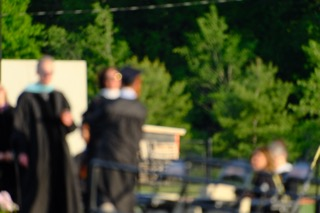
#> input picture Sample images/fail/DSCF7597 Small.jpeg, 320 x 213 px; its folder holds only this picture in this run
$ python -i features.py   (imports and definitions only)
#> lines starting #> are read from the running program, lines starting #| are printed output that depends on the picture
from __future__ import annotations

import math
from dataclasses import dataclass

from PIL import Image, ImageOps, ImageStat

FEATURE_NAMES = (
    "blur_global",
    "blur_small",
    "blur_center",
    "blur_center_wide",
    "blur_top",
    "blur_bottom",
    "grid_median",
    "grid_max",
    "grid_top_quartile",
    "grid_low_half",
    "mean_luminance",
    "luminance_stddev",
    "clipped_dark_ratio",
    "clipped_light_ratio",
    "entropy",
)
MODEL_ANALYSIS_SIZE = 512


@dataclass(frozen=True)
class QualityFeatures:
    values: tuple[float, ...]
    blur_score: float
    mean_luminance: float
    clipped_dark_ratio: float
    clipped_light_ratio: float


def extract_quality_features(
    image: Image.Image,
    analysis_size: int = MODEL_ANALYSIS_SIZE,
) -> QualityFeatures:
    gray = ImageOps.exif_transpose(image).convert("L")
    gray.thumbnail((analysis_size, analysis_size))
    width, height = gray.size

    global_blur = _laplacian_variance(gray)
    small = gray.copy()
    small.thumbnail((256, 256))
    small_blur = _laplacian_variance(small)

    center = _center_crop(gray, 0.5)
    center_wide = _center_crop(gray, 0.65)
    top = gray.crop((0, 0, width, max(1, height // 2)))
    bottom = gray.crop((0, height // 2, width, height))

    grid_scores = sorted(
        _laplacian_variance(
            gray.crop(
                (
                    column * width // 4,
                    row * height // 4,
                    (column + 1) * width // 4,
                    (row + 1) * height // 4,
                )
            )
        )
        for row in range(4)
        for column in range(4)
    )

    pixels = list(gray.get_flattened_data())
    pixel_count = len(pixels)
    mean_luminance = sum(pixels) / pixel_count
    clipped_dark_ratio = sum(value <= 10 for value in pixels) / pixel_count
    clipped_light_ratio = sum(value >= 245 for value in pixels) / pixel_count
    luminance_stddev = ImageStat.Stat(gray).stddev[0]
    entropy = gray.entropy()

    values = (
        math.log1p(global_blur),
        math.log1p(small_blur),
        math.log1p(_laplacian_variance(center)),
        math.log1p(_laplacian_variance(center_wide)),
        math.log1p(_laplacian_variance(top)),
        math.log1p(_laplacian_variance(bottom)),
        math.log1p(grid_scores[len(grid_scores) // 2]),
        math.log1p(grid_scores[-1]),
        math.log1p(sum(grid_scores[-4:]) / 4),
        math.log1p(sum(grid_scores[:8]) / 8),
        mean_luminance / 255,
        luminance_stddev / 128,
        clipped_dark_ratio,
        clipped_light_ratio,
        entropy / 8,
    )
    return QualityFeatures(
        values=values,
        blur_score=global_blur,
        mean_luminance=mean_luminance,
        clipped_dark_ratio=clipped_dark_ratio,
        clipped_light_ratio=clipped_light_ratio,
    )


def _center_crop(image: Image.Image, fraction: float) -> Image.Image:
    width, height = image.size
    crop_width = max(3, int(width * fraction))
    crop_height = max(3, int(height * fraction))
    left = (width - crop_width) // 2
    top = (height - crop_height) // 2
    return image.crop((left, top, left + crop_width, top + crop_height))


def _laplacian_variance(image: Image.Image) -> float:
    width, height = image.size
    if width < 3 or height < 3:
        return 0.0

    pixels = list(image.get_flattened_data())
    count = (width - 2) * (height - 2)
    total = 0.0
    total_squared = 0.0
    for row in range(1, height - 1):
        offset = row * width
        for column in range(1, width - 1):
            response = (
                4 * pixels[offset + column]
                - pixels[offset + column - 1]
                - pixels[offset + column + 1]
                - pixels[offset - width + column]
                - pixels[offset + width + column]
            )
            total += response
            total_squared += response * response

    mean = total / count
    return total_squared / count - mean * mean

>>> import cv2
>>> picture = cv2.imread('../../Sample images/fail/DSCF7597 Small.jpeg', cv2.IMREAD_GRAYSCALE)
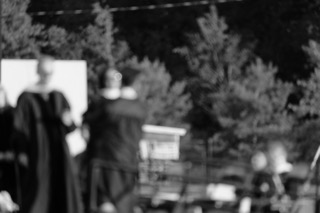
#> picture: shape (213, 320); min 0, max 244, mean 71.2
>>> result = extract_quality_features(picture)
#> (the run stopped early here; a loop or call above may not have finished)

$ run again, on Sample images/fail/DSCF7604 Small.jpeg
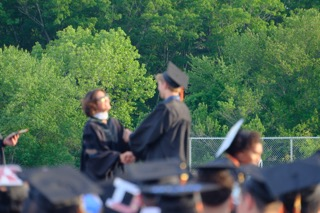
#> input picture Sample images/fail/DSCF7604 Small.jpeg, 320 x 213 px
#> `picture = cv2.imread('../../Sample images/fail/DSCF7597 Small.jpeg', c..`:
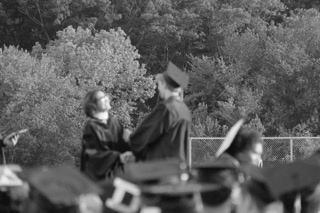
#> picture: shape (213, 320); min 10, max 254, mean 92.6

$ run again, on Sample images/fail/DSCF7606 Small.jpeg
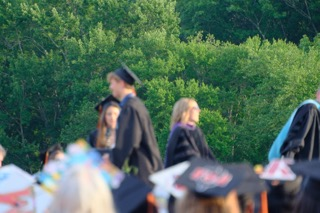
#> input picture Sample images/fail/DSCF7606 Small.jpeg, 320 x 213 px
#> `picture = cv2.imread('../../Sample images/fail/DSCF7597 Small.jpeg', c..`:
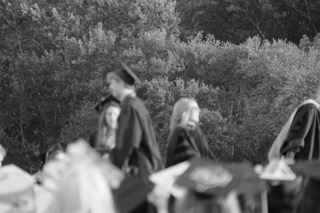
#> picture: shape (213, 320); min 6, max 248, mean 96.4
